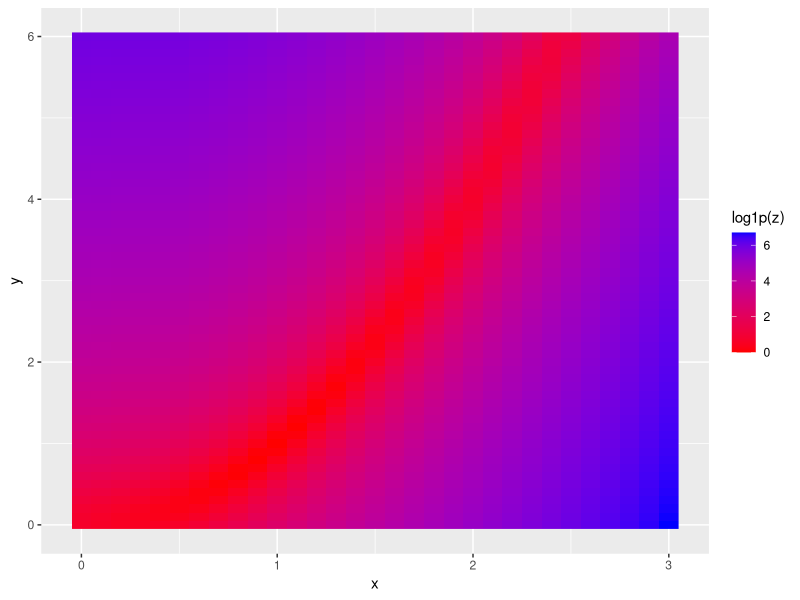
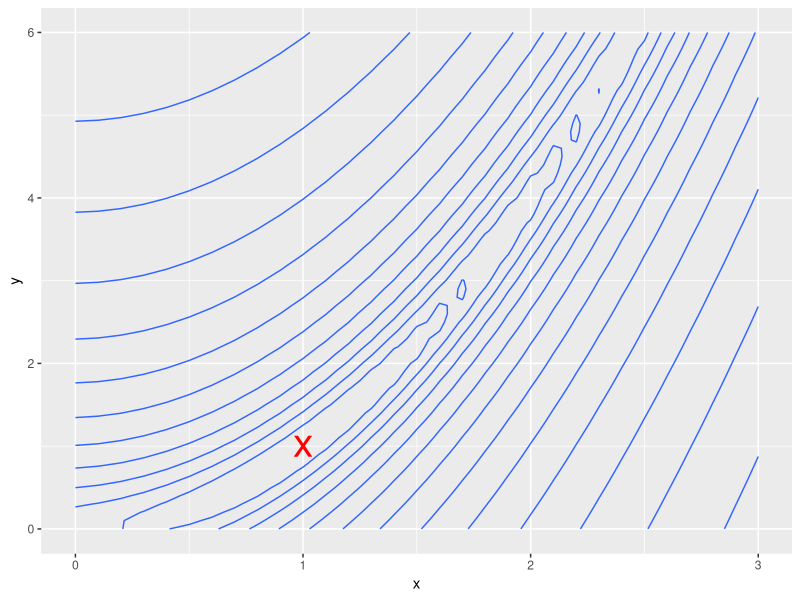
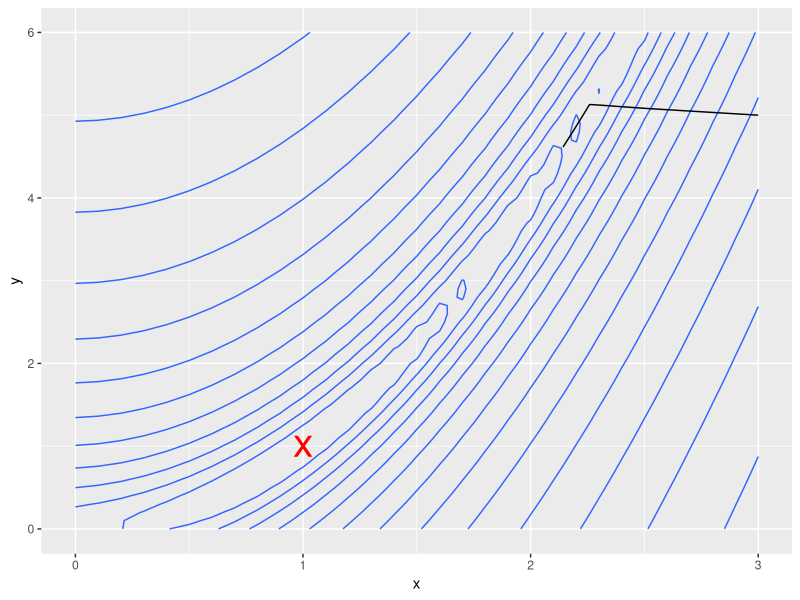
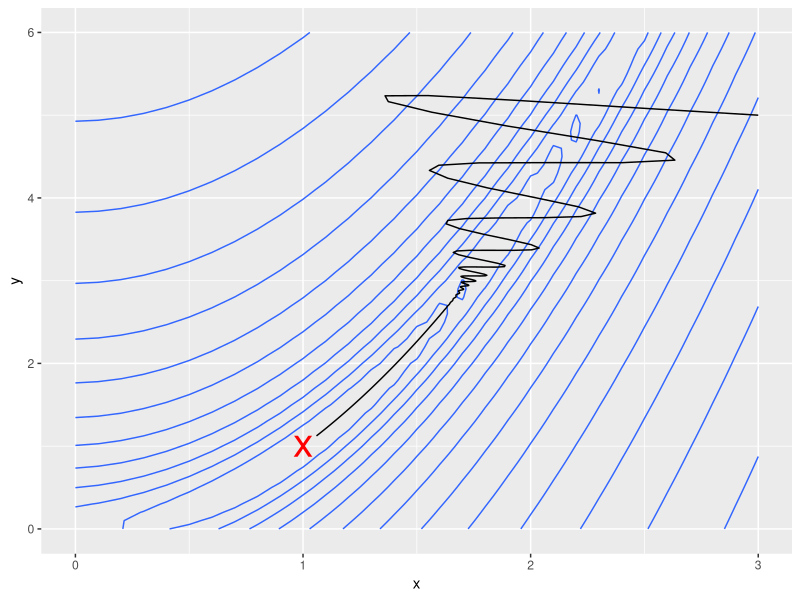
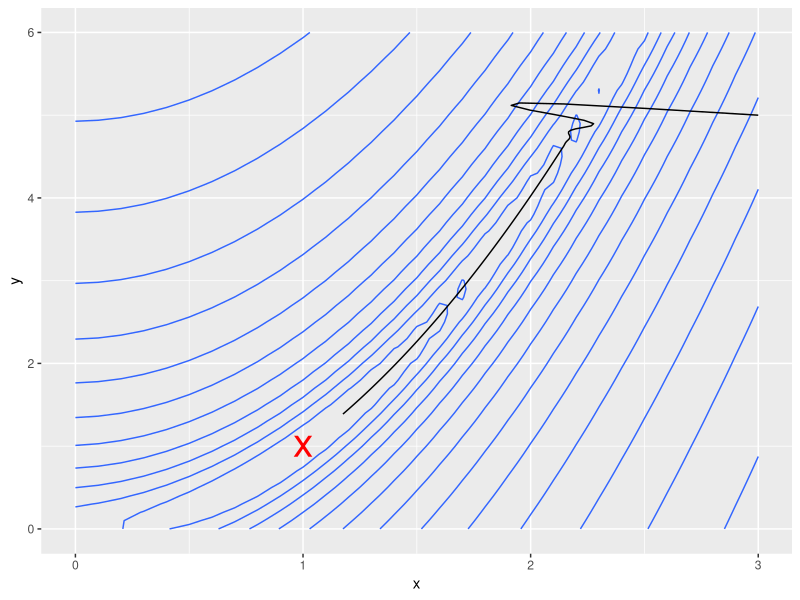

R code for these plots, in order:
## ---- chunk 1
library(ggplot2)
## ---- chunk 2
rosenbrock_f <- function(x){
  (1-x[1])^2 + 10*(x[2]-x[1]^2)^2
}
rosenbrock_g <- function(x){
  dx1<- -2*(1-x[1]) - 20*(x[2]-x[1]^2)*2*x[1]
  dx2<- 20*(x[2]-x[1]^2)
  c(dx1,dx2)
}
solution<-data.frame(x=1,y=1)

pd<-expand.grid(x=seq(0,3,.1),y=seq(0,6,.1))
pd$z<-apply(pd,1,rosenbrock_f)
ggplot(pd,aes(x=x,y=y))+geom_raster(aes(fill=log1p(z)))+scale_fill_continuous(low="red",high="blue")
(base_plot<-ggplot(pd)+geom_contour(aes(x=x,y=y,z=log1p(z)))+geom_point(data=solution,aes(x,y),colour="red",size=10,shape="x"))
## ---- chunk 3
grad_descent<-function(f,g,x_init,stp=.001,maxIter=1000){
  delta<-100
  counter<-1
  res<-matrix(0,nrow=maxIter,ncol=3)
  colnames(res)<-c("x","y","f")
  res[1,]<-c(x_init,f(x_init))
  while(abs(delta)>1e-6 && counter<maxIter){
    counter<-counter+1
    grad<-g(res[counter-1,1:2])
    res[counter,1:2]<-res[counter-1,1:2]-stp*grad
    res[counter,3]<-f(res[counter,1:2])
    delta<-res[counter,3]-res[counter-1,3]
  }
  as.data.frame(res[1:counter,])
}
res<-list()
res[["gd"]]<-grad_descent(rosenbrock_f,rosenbrock_g,c(3,5))
base_plot+geom_path(aes(x=x,y=y),data=res$gd)
## ---- chunk 4
momentum<-function(f,g,x_init,stp=.001,maxIter=1000,momentum=.9,wait=1){
  delta<-100
  counter<-1
  res<-matrix(0,nrow=maxIter,ncol=3)
  colnames(res)<-c("x","y","f")
  res[1,]<-c(x_init,f(x_init))
  velo<-0
  while(abs(delta)>1e-6 && counter<maxIter){
    counter<-counter+1
    if(counter<wait) velo<-0
    velo<-momentum*velo
    grad<-g(res[counter-1,1:2])
    velo<-velo+stp*grad
    res[counter,1:2]<-res[counter-1,1:2]-velo
    res[counter,3]<-f(res[counter,1:2])
    delta<-res[counter,3]-res[counter-1,3]
  }
  as.data.frame(res[1:counter,])
}
res[["mtm"]]<-momentum(rosenbrock_f,rosenbrock_g,c(3,5))
base_plot+geom_path(data=res$mtm,aes(x,y))
## ---- chunk 5
nesterov<-function(f,g,x_init,stp=.001,maxIter=1000,momentum=.9,wait=1){
  delta<-100
  counter<-1
  res<-matrix(0,nrow=maxIter,ncol=3)
  colnames(res)<-c("x","y","f")
  res[1,]<-c(x_init,f(x_init))
  velo<-0
  while(abs(delta)>1e-6 && counter<maxIter){
    counter<-counter+1
    if(counter<wait) velo<-0
    velo<-momentum*velo
    grad<-g(res[counter-1,1:2]-velo)
    velo<-velo+stp*grad
    res[counter,1:2]<-res[counter-1,1:2]-velo
    res[counter,3]<-f(res[counter,1:2])
    delta<-res[counter,3]-res[counter-1,3]
  }
  as.data.frame(res[1:counter,])
}
res[["nstv"]]<-nesterov(rosenbrock_f,rosenbrock_g,c(3,5))
base_plot+geom_path(data=res$nstv,aes(x,y))
